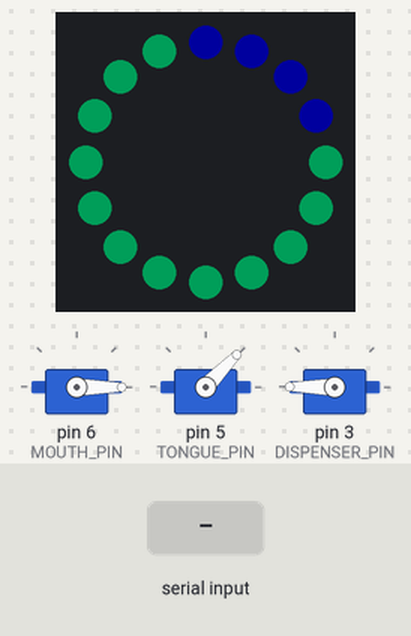
Recording of a sketch running on a simulated Arduino Uno, built with avr-gcc and run on an emulated ATmega328P. Parts: 3 × servo, 16 RGB LEDs in a ring, first at the top, clockwise. The inputs (shaded band) are chosen by the test bench. Dim RGB values are drawn brighter than linear; random numbers use the default seed unless the sketch sets one.

Above: at 3.7 s.
3.8 s: "mouth open" received over Serial
At 5.3 s:
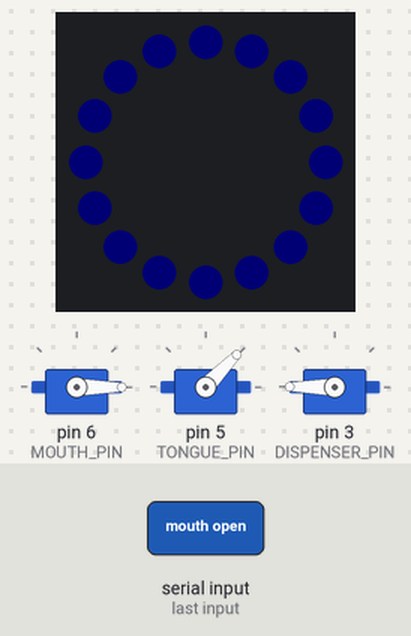
5.4 s: "think" received over Serial
7.9 s: "listen" received over Serial
At 9.8 s:
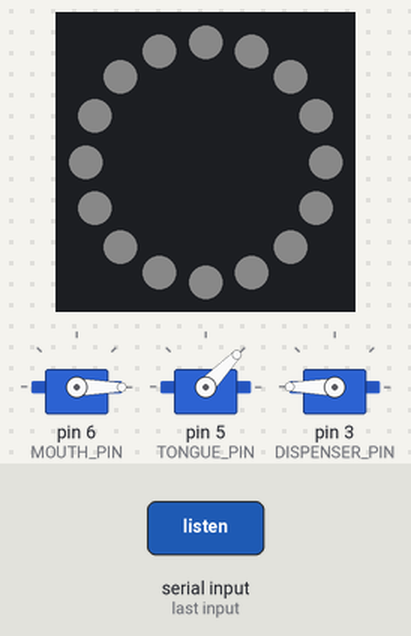
10.5 s: "wake" received over Serial
13.1 s: "sleep" received over Serial
At 15.9 s:
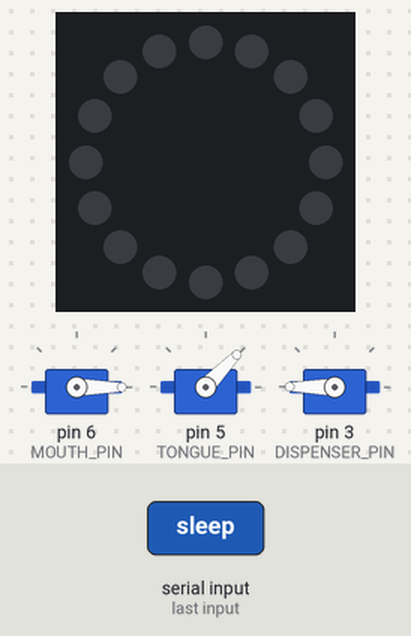
16.1 s: "think" received over Serial
At 17.96 s:
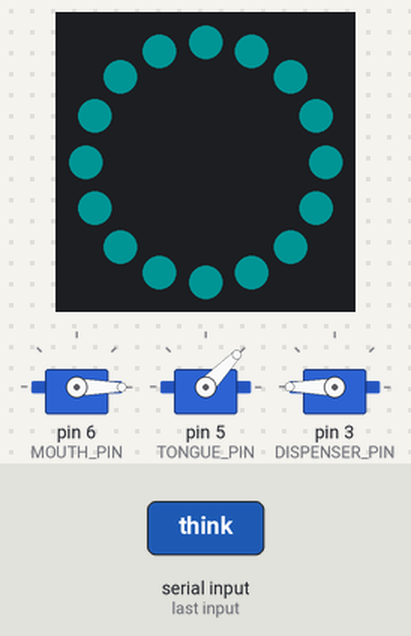
Timing chart, 0 to 19.5 s (numbered marks = the images above; inputs shaded):
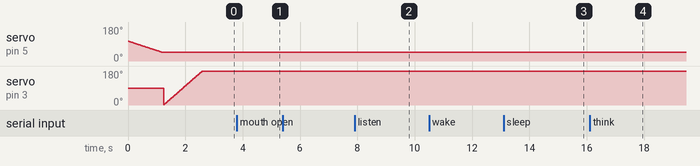

The sketch:

garf.ino
```cpp
#include <Servo.h>
#include <Adafruit_NeoPixel.h>

/**
 * Pin declarations
 **/
#define LED_PIN        2
#define DISPENSER_PIN  3
#define TONGUE_PIN     5
#define MOUTH_PIN      6

/**
 * Loading light
 **/
#define NUM_PIXELS    16

Adafruit_NeoPixel ring(NUM_PIXELS, LED_PIN, NEO_GRB);

/**
 * Dispenser constants
 **/
#define MIN_GEAR_VALUE 0
#define MAX_GEAR_VALUE 180

Servo dispenserServo;

/**
 * Mouth constants
 **/
#define MIN_MOUTH_POS   0
#define MAX_MOUTH_POS   115 // 95 to chat, max 130 to install

#define MIN_TONGUE_POS  46
#define MAX_TONGUE_POS  105

Servo mouthServo;
Servo tongueServo;
```

dispenser.ino
```cpp
#include <Servo.h>

const int INC = 2;

int pos = 0;
int count = 0;

void resetDispenserWheel() {
  for (pos = MIN_GEAR_VALUE; pos <= MAX_GEAR_VALUE; pos += INC) {
    dispenserServo.write(pos);
    delay(15);
  }
}

void turnDispenserWheel() {
  for (pos = MAX_GEAR_VALUE; pos >= MIN_GEAR_VALUE; pos -= INC) {
    dispenserServo.write(pos);
    delay(15);
  }

  delay(200);

  resetDispenserWheel();
}

void dispensePill() {
  turnDispenserWheel();
}
```

light.ino
```cpp
void wakeup() {
  ring.setBrightness(30);
  for (uint32_t c = 0x00ff90; c; c >>= 6) {
    for (int i = 0; i < ring.numPixels(); i++) {
      ring.setPixelColor(i, c);
      ring.show();
      delay(50);
    }
  }
}

void listen() {
  ring.setBrightness(10);
  for (int i = 0; i < ring.numPixels(); i++) {
    ring.setPixelColor(i, 0xFFFFFF);
    ring.show();
    delay(10);
  }
}

void think() {
  ring.setBrightness(20);
  for (uint32_t c = 0xFFFFFF; c; c >>= 2) {
    for (int i = 0; i < ring.numPixels(); i++) {
      ring.setPixelColor(i, c);
      ring.show();
      delay(10);
    }
  }
}

void sleep() {
  ring.setBrightness(20);
  for (int i = 0; i < ring.numPixels(); i++) {
    ring.setPixelColor(i, 0x1FDEB4);
    ring.show();
    delay(10);
  }
  delay(200);
  clearLight();
}

void errorMic() {
  clearLight();
  for (int i = 0; i < ring.numPixels() / 2; i++) {
    ring.setPixelColor(i, 0xFF0000);
    ring.show();
    delay(10);
  }
}

void errorSpeaker() {
  clearLight();
  for (int i = 0; i < ring.numPixels(); i++) {
    ring.setPixelColor(i, 0xFF0000);
    ring.show();
    delay(10);
  }
}

void clearLight() {
  ring.setBrightness(30);
  ring.clear();
  ring.show();
}
```

main.ino
```cpp
#include <Servo.h>

bool isWakingUp = true;
bool isChatting = false;
bool isThinking = false;

void defaultAllMotors() {
  pullTongueBackIn();
  resetDispenserWheel();
  closeMouth();
}

void attachAllMotors() {
  mouthServo.attach(MOUTH_PIN);
  tongueServo.attach(TONGUE_PIN);
  dispenserServo.attach(DISPENSER_PIN);
}

void detachAllMotors() {
  dispenserServo.detach();
  mouthServo.detach();
  tongueServo.detach();
}

void setup() {
  Serial.begin(9600);

  attachAllMotors();
  defaultAllMotors();
  detachAllMotors();

  // Set up light
  ring.begin();
  ring.setBrightness(32);
  ring.show();
}

void loop() {
  while (!Serial.available()) {
    if (isWakingUp) {
      delay(100);
      wakeup();
    } else if (isThinking) {
      think();
    } else {
      if (isChatting) {
        chat();
      }
    }
  };
  String command = Serial.readString();
  isWakingUp = false;
  if (command == "think") {
    detachAllMotors();
    isThinking = true;
  } else if (command == "listen") {
    isChatting = false;
    detachAllMotors();
    listen();
  } else {
    if (!mouthServo.attached() || !tongueServo.attached() || !dispenserServo.attached()) {
      attachAllMotors();
    }

    clearLight();
    isThinking = false;
    isChatting = false;
    if (command == "dispense") {
      dispensePill();
      stickTongueOut();
      delay(12000);
      pullTongueBackIn();
      delay(1000);
    } else if (command == "mouth open") {
      openMouth(MAX_MOUTH_POS);
    } else if (command == "mouth close") {
      closeMouth();
    } else if (command == "chat start") {
      isChatting = true;
    } else if (command == "wake") {
      detachAllMotors();
      wakeup();
      attachAllMotors();
    } else if (command == "sleep") {
      detachAllMotors();
      sleep();
      attachAllMotors();
    } else if (command == "error mic") {
      detachAllMotors();
      errorMic();
    } else if (command == "error speaker") {
      detachAllMotors();
      errorSpeaker();
    } else if (command == "reset") {
      bool isWakingUp = true;
      bool isChatting = false;
      bool isThinking = false;
    }
  }
}
```

mouth.ino
```cpp
#include <Servo.h>

const int OFFEST_TIME = 60;

int mouthPos = 0;
int tonguePos = 0;

void stickTongueOut() {
  // Open mouth, stick out tongue
  for (mouthPos = MIN_MOUTH_POS; mouthPos <= MAX_TONGUE_POS; mouthPos++) {
    mouthServo.write(mouthPos);

    if (mouthPos > MAX_MOUTH_POS - OFFEST_TIME) {
      tongueServo.write(tonguePos += 2);
    }

    delay(20);
  }

  while (tonguePos <= MAX_TONGUE_POS) {
    tongueServo.write(tonguePos++);
    delay(20);
  }
}

void pullTongueBackIn() {
  for (tonguePos = MAX_TONGUE_POS; tonguePos >= MIN_TONGUE_POS; tonguePos--) {
    tongueServo.write(tonguePos);


    if (tonguePos < MAX_TONGUE_POS - OFFEST_TIME) {
      mouthServo.write(--mouthPos);
    }
    delay(20);
  }

  // Close mouth, put tongue back in
  while (mouthPos >= MIN_MOUTH_POS) {
    mouthServo.write(mouthPos--);
    delay(20);
  }

  mouthServo.write(MIN_MOUTH_POS);
  tongueServo.write(MIN_TONGUE_POS);
}

void openMouth(int openAmount) {
  for (mouthPos = MIN_MOUTH_POS; mouthPos <= openAmount; mouthPos++) {
    mouthServo.write(mouthPos);
    delay(random(1, 5));
  }
}

void closeMouth() {
  // Close mouth, put tongue back in
  while (mouthPos >= MIN_MOUTH_POS) {
    mouthServo.write(mouthPos--);
    delay(random(1, 5));
  }

  mouthServo.write(MIN_MOUTH_POS);
  clearLight();
}

void chat() {
  openMouth((int) random(MIN_MOUTH_POS, MAX_MOUTH_POS));
  delay(random(1, 50));
  closeMouth();
  delay(random(1, 50));
}
```

Measured:
- after the input at 7.9 s, the LEDs: first change after 1.0 s (image 2 shows a later state)
- after the input at 16.1 s, the LEDs: first change after 1.0 s (image 4 shows a later state)
